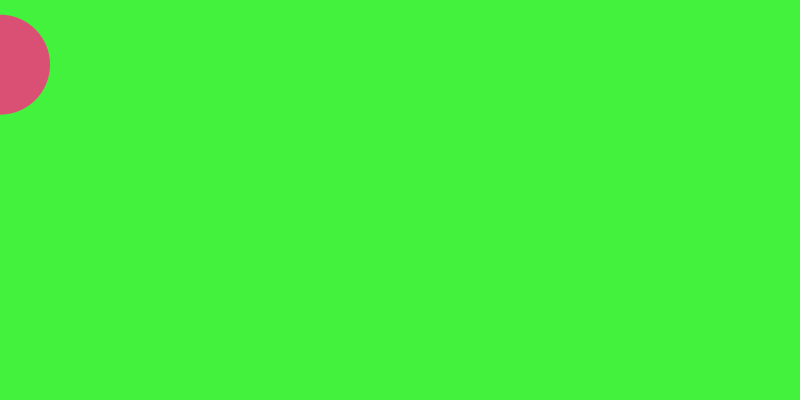
Frame 1 (no input)
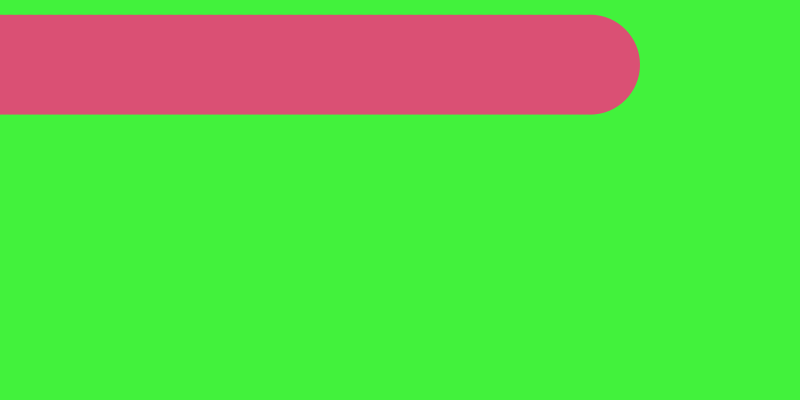
Frame 60 (the mouse pressed at the canvas centre just before this capture)
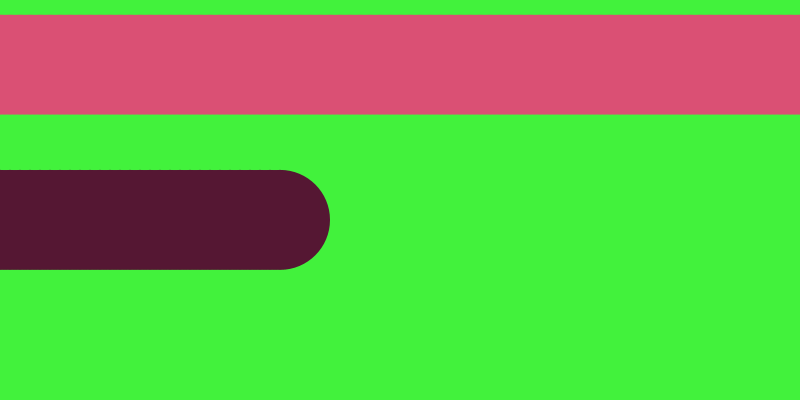
Frame 120 (the mouse held since frame 60 and released just before this capture)

The Processing sketch that drew these frames (run headless with seeded random() and noise(); from frame 60 on, the mouse is pressed at the canvas centre):

// Processing sketch: processing_134811
// ── processing_134811.pde

int newX = 0;

float bigness = 10;
 
void setup(){
  size(800,400);
  background(random(255),random(255),random(255));
  fill(random(255),random(255),random(255));

   
}
 
float ballxpos = 0;
float ballypos = random(height);

void draw(){
 
noStroke();

ellipse(ballxpos,ballypos,100,100);

ballxpos = ballxpos + 10;

if(ballxpos>width+100)
{
  ballxpos = 0;
  ballypos = random(height);
  fill(random(255),random(255),random(255));

  
}
}
